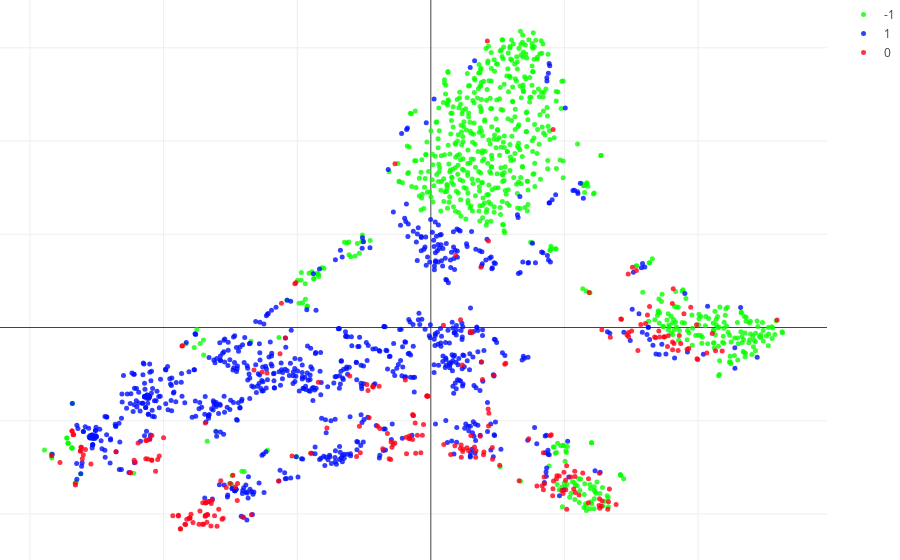

The notebook cell saved with this chart:
### Code cell
tsne(dfCic)

### Figure 1 — Plotly figure (JSON) as saved in the notebook; plotly's stock layout.template omitted (floating-point values rounded to 4 significant figures; data arrays with more than 128 entries replaced by an {"elided": "..."} marker saying what was removed)
{"data": [{"marker": {"color": "rgb(7,255,0)", "opacity": 0.8, "size": 5}, "mode": "markers", "name": "-1", "type": "scatter", "uid": "25591acd-d9e3-4921-9663-f19bbb277caf", "x": {"elided": "748 float values"}, "y": {"elided": "748 float values"}}, {"marker": {"color": "rgb(0,15,255)", "opacity": 0.8, "size": 5}, "mode": "markers", "name": "1", "type": "scatter", "uid": "3ab14fc7-db9e-4006-a616-cafb667f0974", "x": {"elided": "800 float values"}, "y": {"elided": "800 float values"}}, {"marker": {"color": "rgb(255,0,23)", "opacity": 0.8, "size": 5}, "mode": "markers", "name": "0", "type": "scatter", "uid": "607391bf-2e4e-4bf4-8c17-e5a91aa158f2", "x": {"elided": "262 float values"}, "y": {"elided": "262 float values"}}], "layout": {"margin": {"b": 0, "l": 0, "r": 0, "t": 0}}}
